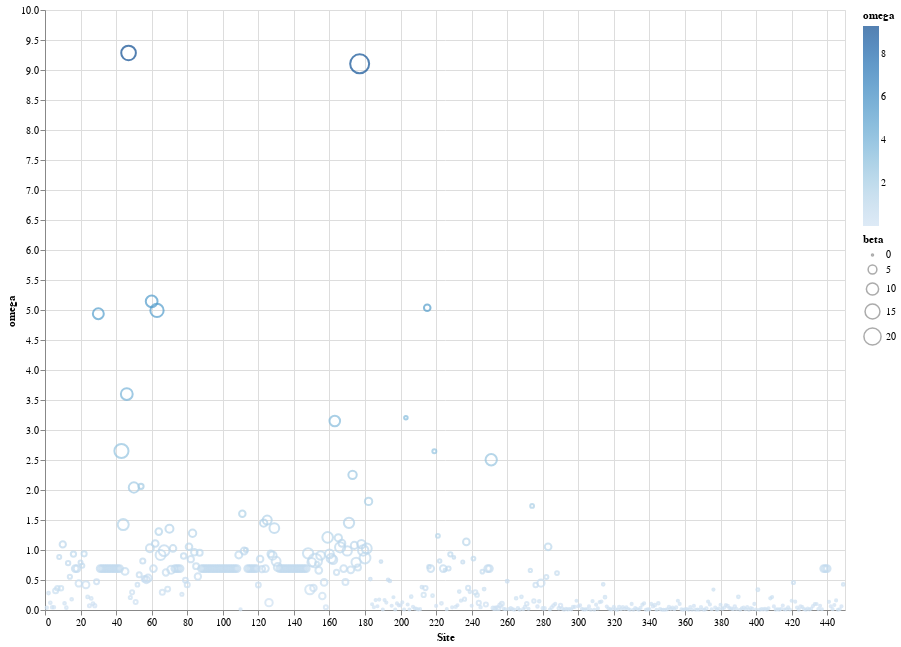

Notebook code for this chart:
### Code cell
source = df

line = alt.Chart(source).mark_point().encode(
    x= 'Site',
    y= 'omega',
    color='omega',
    size='beta'
).properties(
    width=800,
    height=600)

line

### Figure 1 — Vega-Lite specification as saved in the notebook (floating-point values rounded to 4 significant figures; data arrays with more than 128 entries replaced by an {"elided": "..."} marker saying what was removed)
{"config": {"view": {"continuousWidth": 400, "continuousHeight": 300}}, "data": {"name": "data-38e86269a03369e3c09efb410c1365e3"}, "mark": "point", "encoding": {"color": {"type": "quantitative", "field": "omega"}, "size": {"type": "quantitative", "field": "beta"}, "x": {"type": "quantitative", "field": "Site"}, "y": {"type": "quantitative", "field": "omega"}}, "height": 600, "width": 800, "$schema": "https://vega.github.io/schema/vega-lite/v4.8.1.json", "datasets": {"data-38e86269a03369e3c09efb410c1365e3": {"elided": "449 records"}}}
